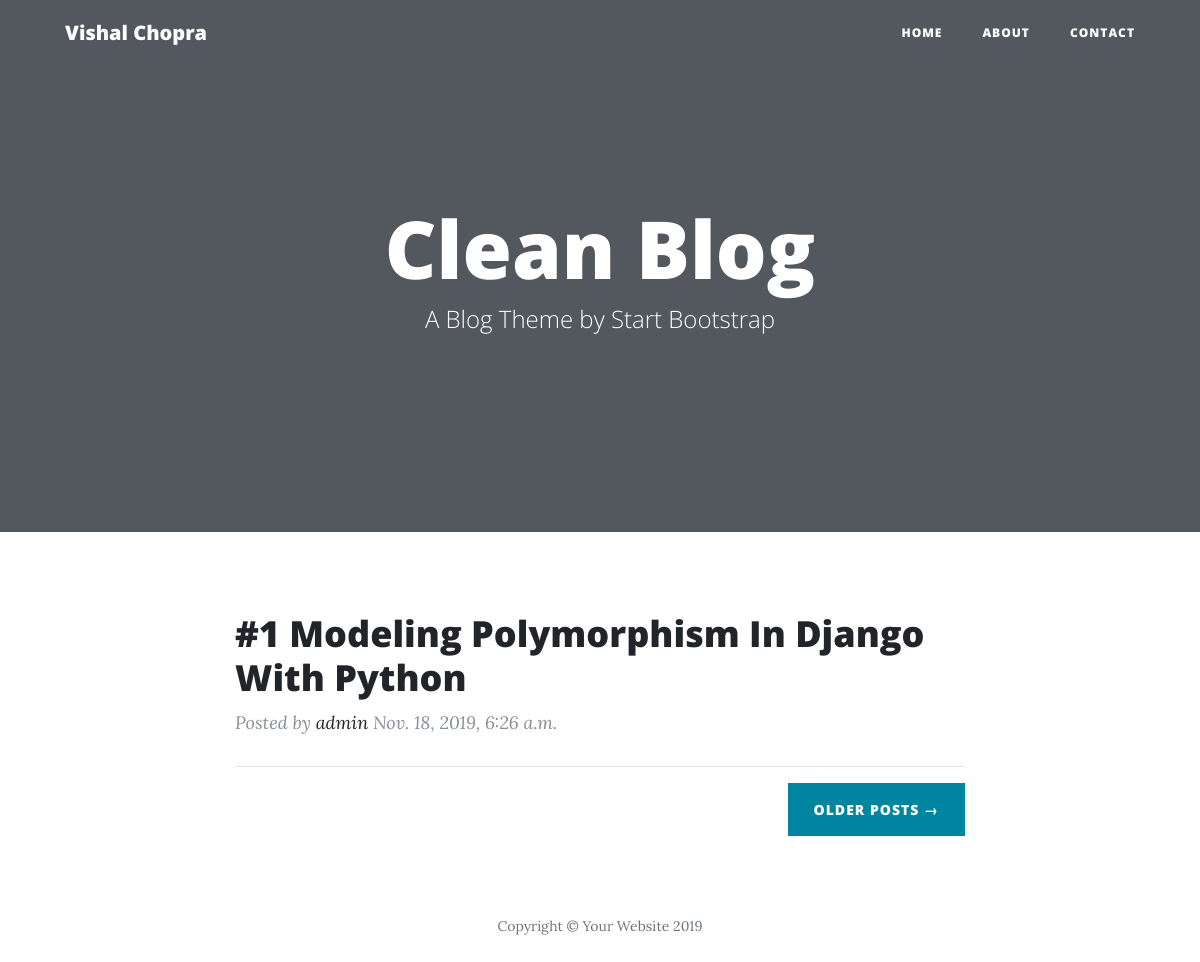
Before: / with the older database file.
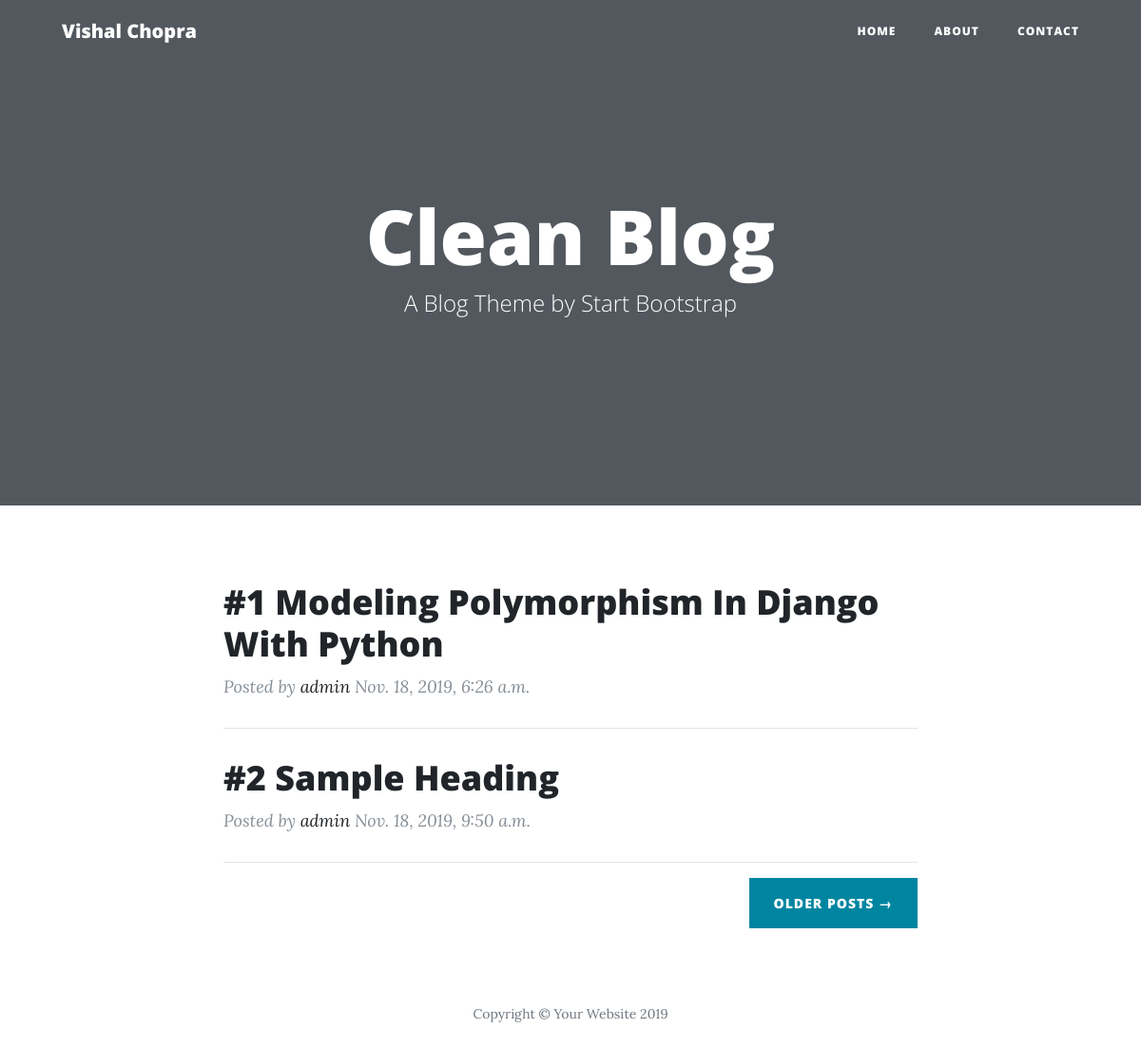
After: the same page with the newer database file.
### blog/models.py (models this page shows, shortened)
class Entry(models.Model):
    post_id = models.AutoField(primary_key=True)
    heading = models.CharField(max_length=250, default="sample heading")
    body = models.TextField(max_length=10000, default="sample heading")
    thumbail = models.ImageField(upload_to="blog/media")
    author = models.CharField(max_length=50, default="admin")
    published_date = models.DateTimeField(default=timezone.now())
    status = models.CharField(max_length=250, default="draft") #published, draft, pending
    modified_date = models.DateTimeField(default=timezone.now())
    category = models.CharField(max_length=50, default="sample")
    tags = models.CharField(max_length=60, default="sample, sample2")
    slug = models.SlugField(max_length = 250)
    seo_description = models.TextField(max_length=250, default="sample SEO description")
    seo_robot =  models.CharField(max_length=80, default="sample SEO robot")

### blog/views.py (the view)
# urls.py: path('', blog_view.index),
@cache_page(60 * 525600)
def index(request):
    data = Entry.objects.filter(status="published")
    print(data[0].post_id)
    return render(request, "blog/index.html", {
        "data": data
    })

### blog/templates/blog/index.html (shortened to what this page needs)
{% extends 'blog/basic.html' %}
{% block heading %}Clean Blog{% endblock %}
{% block subheading %}A Blog Theme by Start Bootstrap{% endblock %}
{% block content %}
<div class="container">
    <div class="row">
        <div class="col-lg-8 col-md-10 mx-auto">
            {% for item in data %}
            <div class="post-preview">
                <a href="{{item.slug}}/">
                    <h2 class="post-title" style="text-transform: capitalize">
                        #{{item.post_id}} {{item.heading}}
                    </h2>
                </a>
                <p class="post-meta">Posted by
                    <a href="#">{{item.author}}</a>
                    {{item.published_date}}</p>
            </div>
            <hr>
            {% endfor %}
            <div class="clearfix">
                <a class="btn btn-primary float-right" href="#">Older Posts &rarr;</a>
            </div>
        </div>
    </div>
</div>
{% endblock %}

Changed rows visible on the page:
added Entry: post_id "2", heading "Sample Heading", author "admin", published_date "Nov. 18, 2019, 9:50 a.m."
